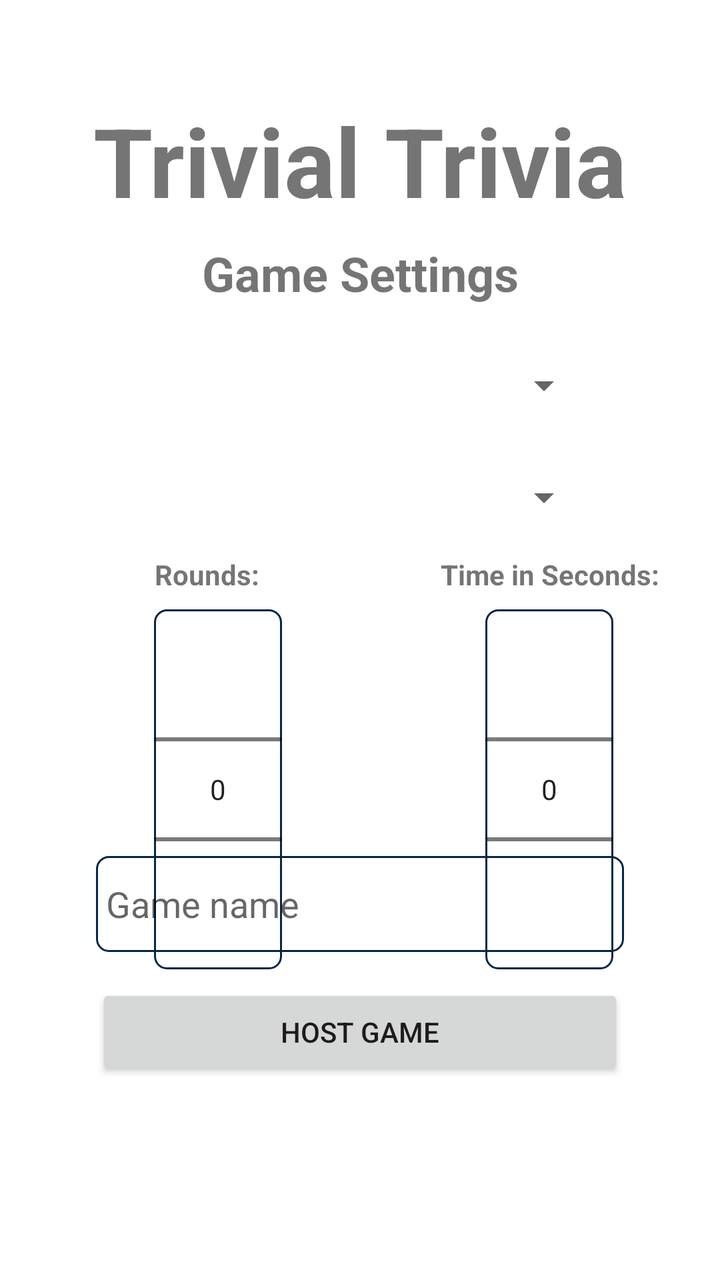
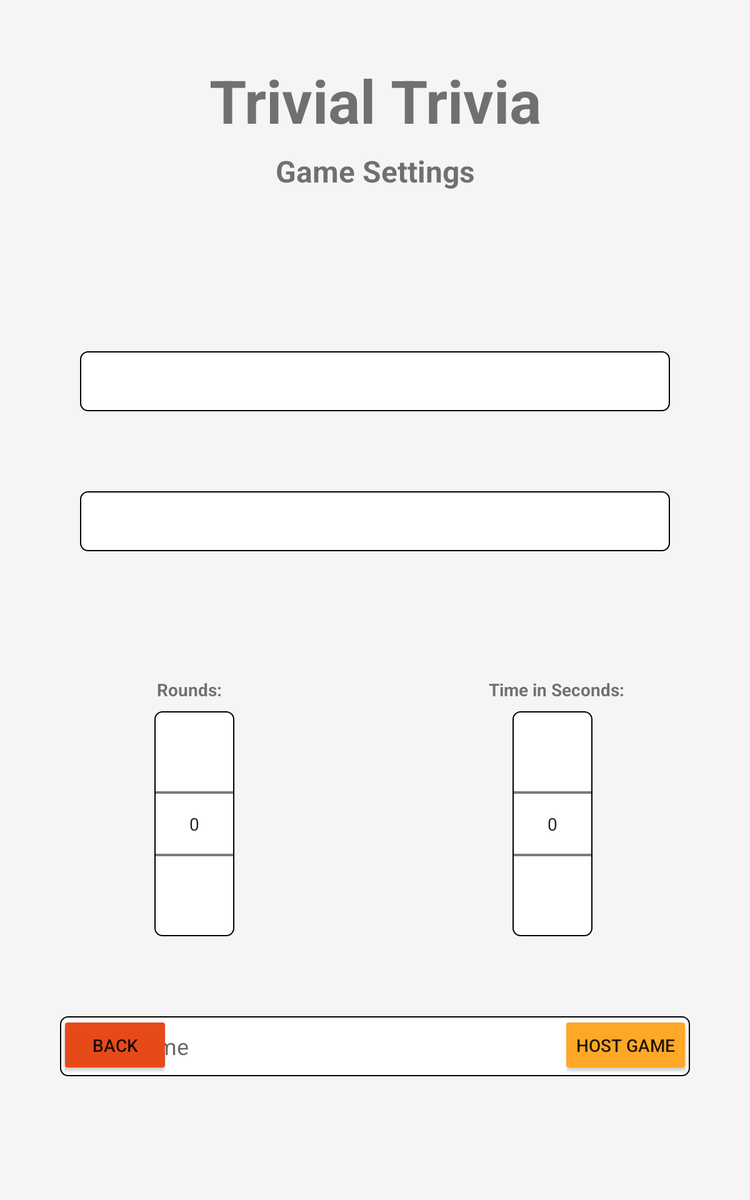

Two renders of one Android screen. The first uses the default layout on a phone; the second uses the alternative layout the repository ships for a different screen configuration, on a matching device. The two XML files are below.
<!-- AndroidManifest.xml: application theme Theme.TrivialTrivia -->
<!-- res/layout/activity_game_settings.xml -->
<?xml version="1.0" encoding="utf-8"?>
<androidx.constraintlayout.widget.ConstraintLayout xmlns:android="http://schemas.android.com/apk/res/android"
    xmlns:app="http://schemas.android.com/apk/res-auto"
    xmlns:tools="http://schemas.android.com/tools"
    android:layout_width="match_parent"
    android:layout_height="match_parent"
    tools:context=".Activities.GameSettingsActivity">

    <TextView
        android:id="@+id/textLoginHeader"
        android:layout_width="wrap_content"
        android:layout_height="wrap_content"
        android:layout_marginTop="32dp"
        android:text="@string/textAppName"
        android:textSize="48sp"
        android:textStyle="bold"
        app:layout_constraintEnd_toStartOf="@+id/guideline21"
        app:layout_constraintStart_toStartOf="@+id/guideline20"
        app:layout_constraintTop_toTopOf="@+id/guideline22" />

    <androidx.constraintlayout.widget.Guideline
        android:id="@+id/guideline20"
        android:layout_width="wrap_content"
        android:layout_height="wrap_content"
        android:orientation="vertical"
        app:layout_constraintGuide_begin="16dp" />

    <androidx.constraintlayout.widget.Guideline
        android:id="@+id/guideline21"
        android:layout_width="wrap_content"
        android:layout_height="wrap_content"
        android:orientation="vertical"
        app:layout_constraintGuide_end="16dp" />

    <androidx.constraintlayout.widget.Guideline
        android:id="@+id/guideline22"
        android:layout_width="wrap_content"
        android:layout_height="wrap_content"
        android:orientation="horizontal"
        app:layout_constraintGuide_begin="16dp" />

    <androidx.constraintlayout.widget.Guideline
        android:id="@+id/guideline23"
        android:layout_width="wrap_content"
        android:layout_height="wrap_content"
        android:orientation="horizontal"
        app:layout_constraintGuide_end="16dp" />

    <androidx.constraintlayout.widget.Guideline
        android:id="@+id/guideline24"
        android:layout_width="wrap_content"
        android:layout_height="wrap_content"
        android:orientation="vertical"
        app:layout_constraintEnd_toEndOf="parent"
        app:layout_constraintGuide_begin="205dp"
        app:layout_constraintHorizontal_bias="0.5"
        app:layout_constraintStart_toStartOf="parent" />

    <TextView
        android:id="@+id/textGameSettingsHeader"
        android:layout_width="wrap_content"
        android:layout_height="wrap_content"
        android:layout_marginTop="8dp"
        android:text="@string/textGameSettingsHeader"
        android:textSize="24sp"
        android:textStyle="bold"
        app:layout_constraintEnd_toStartOf="@+id/guideline21"
        app:layout_constraintStart_toStartOf="@+id/guideline20"
        app:layout_constraintTop_toBottomOf="@+id/textLoginHeader" />

    <NumberPicker
        android:id="@+id/numberOfRoundsPicker"
        android:layout_width="wrap_content"
        android:layout_height="wrap_content"
        android:layout_marginTop="32dp"
        android:background="@drawable/border"
        app:layout_constraintEnd_toStartOf="@+id/guideline24"
        app:layout_constraintHorizontal_bias="0.488"
        app:layout_constraintStart_toStartOf="@+id/guideline20"
        app:layout_constraintTop_toBottomOf="@+id/dropDownDifficulty" />

    <NumberPicker
        android:id="@+id/numberOfSecondsPicker"
        android:layout_width="wrap_content"
        android:layout_height="wrap_content"
        android:layout_marginTop="32dp"
        android:background="@drawable/border"
        app:layout_constraintEnd_toEndOf="parent"
        app:layout_constraintEnd_toStartOf="@+id/guideline21"
        app:layout_constraintHorizontal_bias="0.5"
        app:layout_constraintStart_toEndOf="@+id/numberOfRoundsPicker"
        app:layout_constraintStart_toStartOf="@+id/guideline24"
        app:layout_constraintTop_toBottomOf="@+id/dropDownDifficulty" />

    <TextView
        android:id="@+id/textNumberOfRounds"
        android:layout_width="wrap_content"
        android:layout_height="wrap_content"
        android:layout_marginBottom="8dp"
        android:text="@string/textNumberOfRounds"
        android:textStyle="bold"
        app:layout_constraintBottom_toTopOf="@+id/numberOfRoundsPicker"
        app:layout_constraintEnd_toEndOf="parent"
        app:layout_constraintEnd_toStartOf="@+id/guideline24"
        app:layout_constraintHorizontal_bias="0.506"
        app:layout_constraintStart_toStartOf="parent" />

    <TextView
        android:id="@+id/textNumberOfSeconds"
        android:layout_width="wrap_content"
        android:layout_height="wrap_content"
        android:layout_marginBottom="8dp"
        android:text="@string/textNumberOfSeconds"
        android:textStyle="bold"
        app:layout_constraintBottom_toTopOf="@+id/numberOfSecondsPicker"
        app:layout_constraintEnd_toEndOf="parent"
        app:layout_constraintEnd_toStartOf="@+id/guideline21"
        app:layout_constraintHorizontal_bias="0.518"
        app:layout_constraintStart_toEndOf="@+id/textNumberOfRounds"
        app:layout_constraintStart_toStartOf="@+id/guideline24" />

    <Button
        android:id="@+id/buttonHostGame"
        android:layout_width="0dp"
        android:layout_height="wrap_content"
        android:layout_marginStart="32dp"
        android:layout_marginEnd="32dp"
        android:layout_marginBottom="84dp"
        android:text="@string/buttonHostGame"
        app:layout_constraintBottom_toTopOf="@+id/guideline23"
        app:layout_constraintEnd_toStartOf="@+id/guideline21"
        app:layout_constraintHorizontal_bias="0.0"
        app:layout_constraintStart_toStartOf="@+id/guideline20" />

    <EditText
        android:id="@+id/editTextGameName"
        android:layout_width="0dp"
        android:layout_height="wrap_content"
        android:layout_marginStart="32dp"
        android:layout_marginEnd="32dp"
        android:layout_marginBottom="16dp"
        android:background="@drawable/border"
        android:ems="10"
        android:hint="Game name"
        android:inputType="textPersonName"
        android:minHeight="48dp"
        android:padding="5dp"
        android:text="@string/editTextGameName"
        app:layout_constraintBottom_toTopOf="@+id/buttonHostGame"
        app:layout_constraintEnd_toStartOf="@+id/guideline21"
        app:layout_constraintStart_toStartOf="@+id/guideline20" />

    <Spinner
        android:id="@+id/dropDownCategory"
        android:layout_width="0dp"
        android:layout_height="wrap_content"
        android:layout_marginStart="48dp"
        android:layout_marginTop="16dp"
        android:layout_marginEnd="48dp"
        android:minHeight="48dp"
        app:layout_constraintEnd_toStartOf="@+id/guideline21"
        app:layout_constraintStart_toStartOf="@+id/guideline20"
        app:layout_constraintTop_toBottomOf="@+id/textGameSettingsHeader" />

    <Spinner
        android:id="@+id/dropDownDifficulty"
        android:layout_width="0dp"
        android:layout_height="wrap_content"
        android:layout_marginStart="48dp"
        android:layout_marginTop="8dp"
        android:layout_marginEnd="48dp"
        android:minHeight="48dp"
        app:layout_constraintEnd_toStartOf="@+id/guideline21"
        app:layout_constraintHorizontal_bias="0.0"
        app:layout_constraintStart_toStartOf="@+id/guideline20"
        app:layout_constraintTop_toBottomOf="@+id/dropDownCategory" />

</androidx.constraintlayout.widget.ConstraintLayout>
<!-- resources referenced by this layout -->
<resources>
  <!-- drawable border (drawable) -->
  <shape
          xmlns:android="http://schemas.android.com/apk/res/android"
          android:shape="rectangle">
          <solid
              android:color="@android:color/transparent"/>
  
          <corners
              android:bottomRightRadius="6dp"
              android:bottomLeftRadius="6dp"
              android:topLeftRadius="6dp"
              android:topRightRadius="6dp"/>
          <stroke
              android:color="#072743"
              android:width="1dp"/>
      </shape>
  <string name="buttonHostGame">Host Game</string>
  <string name="editTextGameName" />
  <string name="textAppName" translatable="false">Trivial Trivia</string>
  <string name="textGameSettingsHeader">Game Settings</string>
  <string name="textNumberOfRounds">Rounds:</string>
  <string name="textNumberOfSeconds">Time in Seconds:</string>
  <style name="Theme.TrivialTrivia" parent="Theme.MaterialComponents.DayNight.NoActionBar">
          
          <item name="colorPrimary">@color/purple_500</item>
          <item name="colorPrimaryVariant">@color/purple_700</item>
          <item name="colorOnPrimary">@color/white</item>
          
          <item name="colorSecondary">@color/teal_200</item>
          <item name="colorSecondaryVariant">@color/teal_700</item>
          <item name="colorOnSecondary">@color/black</item>
          
          <item name="android:statusBarColor" tools:targetApi="l">?attr/colorPrimaryVariant</item>
          
  
      </style>
  <color name="purple_500">#FF6200EE</color>
  <color name="purple_700">#FF3700B3</color>
  <color name="white">#FFFFFFFF</color>
  <color name="teal_200">#FF03DAC5</color>
  <color name="teal_700">#FF018786</color>
  <color name="black">#FF000000</color>
</resources>
<!-- res/layout-sw600dp/activity_game_settings.xml (the author's variant of the layout above) -->
<!-- drawn on a 7-inch tablet held upright -->
<?xml version="1.0" encoding="utf-8"?>
<androidx.constraintlayout.widget.ConstraintLayout xmlns:android="http://schemas.android.com/apk/res/android"
    xmlns:app="http://schemas.android.com/apk/res-auto"
    xmlns:tools="http://schemas.android.com/tools"
    android:layout_width="match_parent"
    android:layout_height="match_parent"
    android:background="@color/background"
    tools:context=".Activities.GameSettingsActivity">

    <TextView
        android:id="@+id/textLoginHeader"
        android:layout_width="wrap_content"
        android:layout_height="wrap_content"
        android:layout_marginTop="32dp"
        android:text="@string/textAppName"
        android:textSize="48sp"
        android:textStyle="bold"
        app:layout_constraintEnd_toStartOf="@+id/guideline21"
        app:layout_constraintStart_toStartOf="@+id/guideline20"
        app:layout_constraintTop_toTopOf="@+id/guideline22" />

    <androidx.constraintlayout.widget.Guideline
        android:id="@+id/guideline20"
        android:layout_width="wrap_content"
        android:layout_height="wrap_content"
        android:orientation="vertical"
        app:layout_constraintGuide_begin="16dp" />

    <androidx.constraintlayout.widget.Guideline
        android:id="@+id/guideline21"
        android:layout_width="wrap_content"
        android:layout_height="wrap_content"
        android:orientation="vertical"
        app:layout_constraintGuide_end="16dp" />

    <androidx.constraintlayout.widget.Guideline
        android:id="@+id/guideline22"
        android:layout_width="wrap_content"
        android:layout_height="wrap_content"
        android:orientation="horizontal"
        app:layout_constraintGuide_begin="16dp" />

    <androidx.constraintlayout.widget.Guideline
        android:id="@+id/guideline23"
        android:layout_width="wrap_content"
        android:layout_height="wrap_content"
        android:orientation="horizontal"
        app:layout_constraintGuide_end="16dp" />

    <androidx.constraintlayout.widget.Guideline
        android:id="@+id/guideline24"
        android:layout_width="wrap_content"
        android:layout_height="wrap_content"
        android:orientation="vertical"
        app:layout_constraintEnd_toEndOf="parent"
        app:layout_constraintGuide_percent=".5"
        app:layout_constraintHorizontal_bias="0.5"
        app:layout_constraintStart_toStartOf="parent" />

    <TextView
        android:id="@+id/textGameSettingsHeader"
        android:layout_width="wrap_content"
        android:layout_height="wrap_content"
        android:layout_marginTop="8dp"
        android:text="@string/textGameSettingsHeader"
        android:textSize="24sp"
        android:textStyle="bold"
        app:layout_constraintEnd_toStartOf="@+id/guideline21"
        app:layout_constraintStart_toStartOf="@+id/guideline20"
        app:layout_constraintTop_toBottomOf="@+id/textLoginHeader" />

    <NumberPicker
        android:id="@+id/numberOfRoundsPicker"
        android:layout_width="wrap_content"
        android:layout_height="wrap_content"
        android:layout_marginTop="128dp"
        android:background="@drawable/textinput"
        app:layout_constraintEnd_toStartOf="@+id/guideline24"
        app:layout_constraintHorizontal_bias="0.488"
        app:layout_constraintStart_toStartOf="@+id/guideline20"
        app:layout_constraintTop_toBottomOf="@+id/dropDownDifficulty" />

    <NumberPicker
        android:id="@+id/numberOfSecondsPicker"
        android:layout_width="wrap_content"
        android:layout_height="wrap_content"
        android:layout_marginTop="128dp"
        android:background="@drawable/textinput"
        app:layout_constraintEnd_toEndOf="parent"
        app:layout_constraintEnd_toStartOf="@+id/guideline21"
        app:layout_constraintHorizontal_bias="0.5"
        app:layout_constraintStart_toEndOf="@+id/numberOfRoundsPicker"
        app:layout_constraintStart_toStartOf="@+id/guideline24"
        app:layout_constraintTop_toBottomOf="@+id/dropDownDifficulty" />

    <TextView
        android:id="@+id/textNumberOfRounds"
        android:layout_width="wrap_content"
        android:layout_height="wrap_content"
        android:layout_marginBottom="8dp"
        android:text="@string/textNumberOfRounds"
        android:textStyle="bold"
        app:layout_constraintBottom_toTopOf="@+id/numberOfRoundsPicker"
        app:layout_constraintEnd_toEndOf="parent"
        app:layout_constraintEnd_toStartOf="@+id/guideline24"
        app:layout_constraintHorizontal_bias="0.506"
        app:layout_constraintStart_toStartOf="parent" />

    <TextView
        android:id="@+id/textNumberOfSeconds"
        android:layout_width="wrap_content"
        android:layout_height="wrap_content"
        android:layout_marginBottom="8dp"
        android:text="@string/textNumberOfSeconds"
        android:textStyle="bold"
        app:layout_constraintBottom_toTopOf="@+id/numberOfSecondsPicker"
        app:layout_constraintEnd_toEndOf="parent"
        app:layout_constraintEnd_toStartOf="@+id/guideline21"
        app:layout_constraintHorizontal_bias="0.518"
        app:layout_constraintStart_toEndOf="@+id/textNumberOfRounds"
        app:layout_constraintStart_toStartOf="@+id/guideline24" />

    <Button
        android:id="@+id/buttonHostGame"
        android:layout_width="0dp"
        android:layout_height="wrap_content"
        android:layout_marginEnd="32dp"
        android:layout_marginBottom="84dp"
        android:backgroundTint="@color/button"
        android:text="@string/buttonHostGame"
        app:layout_constraintBottom_toTopOf="@+id/guideline23"
        app:layout_constraintEnd_toStartOf="@+id/guideline21" />

    <EditText
        android:id="@+id/editTextGameName"
        android:layout_width="0dp"
        android:layout_height="wrap_content"
        android:layout_marginStart="32dp"
        android:layout_marginTop="64dp"
        android:layout_marginEnd="32dp"
        android:background="@drawable/textinput"
        android:ems="10"
        android:hint="Game name"
        android:inputType="textPersonName"
        android:minHeight="48dp"
        android:padding="5dp"
        android:text="@string/editTextGameName"
        app:layout_constraintEnd_toStartOf="@+id/guideline21"
        app:layout_constraintStart_toStartOf="@+id/guideline20"
        app:layout_constraintTop_toBottomOf="@+id/numberOfRoundsPicker" />

    <Spinner
        android:id="@+id/dropDownCategory"
        android:layout_width="0dp"
        android:layout_height="wrap_content"
        android:layout_marginStart="48dp"
        android:layout_marginTop="128dp"
        android:layout_marginEnd="48dp"
        android:background="@drawable/textinput"
        android:minHeight="48dp"
        app:layout_constraintEnd_toStartOf="@+id/guideline21"
        app:layout_constraintStart_toStartOf="@+id/guideline20"
        app:layout_constraintTop_toBottomOf="@+id/textGameSettingsHeader" />

    <Spinner
        android:id="@+id/dropDownDifficulty"
        android:layout_width="0dp"
        android:layout_height="wrap_content"
        android:layout_marginStart="48dp"
        android:layout_marginTop="64dp"
        android:layout_marginEnd="48dp"
        android:background="@drawable/textinput"
        android:minHeight="48dp"
        android:popupBackground="@drawable/textinput"
        app:layout_constraintEnd_toStartOf="@+id/guideline21"
        app:layout_constraintHorizontal_bias="0.0"
        app:layout_constraintStart_toStartOf="@+id/guideline20"
        app:layout_constraintTop_toBottomOf="@+id/dropDownCategory" />

    <Button
        android:id="@+id/button_setting_back"
        android:layout_width="wrap_content"
        android:layout_height="wrap_content"
        android:layout_marginStart="32dp"
        android:layout_marginBottom="84dp"
        android:backgroundTint="@color/button_back"
        android:text="@string/buttonBack"
        app:layout_constraintBottom_toTopOf="@+id/guideline23"
        app:layout_constraintStart_toStartOf="@+id/guideline20" />

</androidx.constraintlayout.widget.ConstraintLayout>
<!-- resources referenced by the variant -->
<!-- as a 7-inch tablet held upright resolves them -->
<resources>
  <color name="background">#F5F5F5</color>
  <color name="button">#FFA726</color>
  <color name="button_back">#E64A19</color>
  <!-- drawable textinput (drawable) -->
  <shape
      xmlns:android="http://schemas.android.com/apk/res/android"
      android:shape="rectangle">
      <solid
          android:color="@color/white"/>
  
      <corners
          android:bottomRightRadius="6dp"
          android:bottomLeftRadius="6dp"
          android:topLeftRadius="6dp"
          android:topRightRadius="6dp"
          />
      <stroke
          android:color="#000000"
          android:width="1dp"/>
  </shape>
  <string name="buttonBack">Back</string>
  <string name="buttonHostGame">Host Game</string>
  <string name="editTextGameName" />
  <string name="textAppName" translatable="false">Trivial Trivia</string>
  <string name="textGameSettingsHeader">Game Settings</string>
  <string name="textNumberOfRounds">Rounds:</string>
  <string name="textNumberOfSeconds">Time in Seconds:</string>
  <style name="Theme.TrivialTrivia" parent="Theme.MaterialComponents.DayNight.NoActionBar">
          
          <item name="colorPrimary">@color/purple_500</item>
          <item name="colorPrimaryVariant">@color/purple_700</item>
          <item name="colorOnPrimary">@color/white</item>
          
          <item name="colorSecondary">@color/teal_200</item>
          <item name="colorSecondaryVariant">@color/teal_700</item>
          <item name="colorOnSecondary">@color/black</item>
          
          <item name="android:statusBarColor" tools:targetApi="l">?attr/colorPrimaryVariant</item>
          
  
      </style>
  <color name="white">#FFFFFFFF</color>
  <color name="purple_500">#FF6200EE</color>
  <color name="purple_700">#FF3700B3</color>
  <color name="teal_200">#FF03DAC5</color>
  <color name="teal_700">#FF018786</color>
  <color name="black">#FF000000</color>
</resources>
